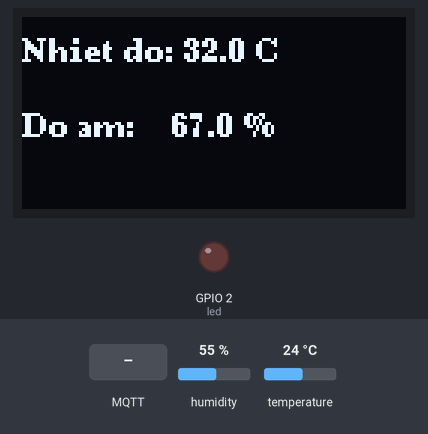
Simulated run of this program. Board: ESP32. On the bench: 128×64 one-colour display, output pins drawn as LEDs (lit = HIGH). The test bench sets the inputs (shaded band); at power-on: humidity 55 %, temperature 24 °C. WiFi joins after 1.5 s; servers stay silent unless stated; random numbers use the default seed unless the program sets one; no MQTT or app messages arrive unless stated; what the program prints to the serial monitor is not drawn.

Above: at 2.7 s.
2.8 s: MQTT message "true" arrives on the first subscribed topic
At 3.3 s:
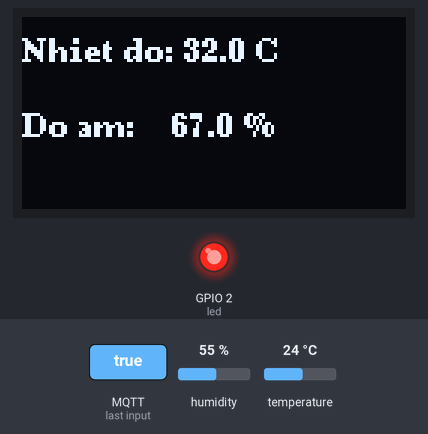
13.1 s: humidity set to 22 %
At 22.3 s:
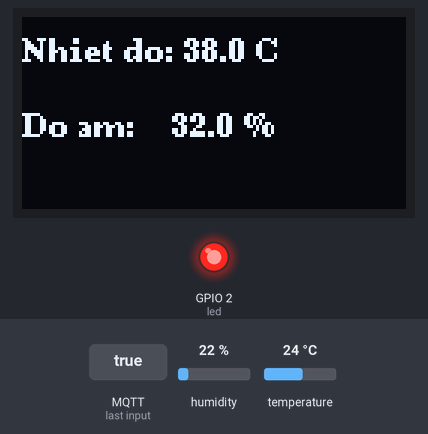
23.1 s: temperature set to 12 °C
At 32.3 s:
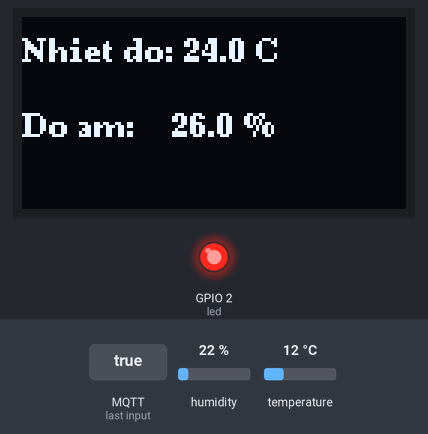
33.1 s: MQTT message "false" arrives on the first subscribed topic
At 33.5 s:
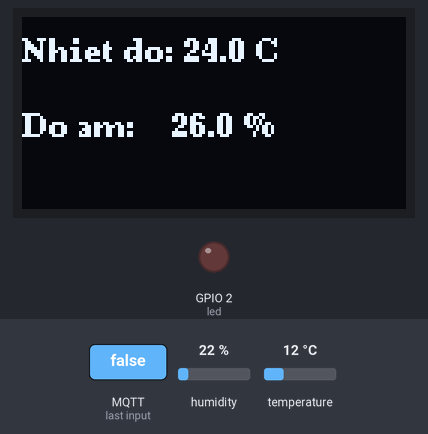
34.6 s: humidity set to 40 %
At 42.4 s:
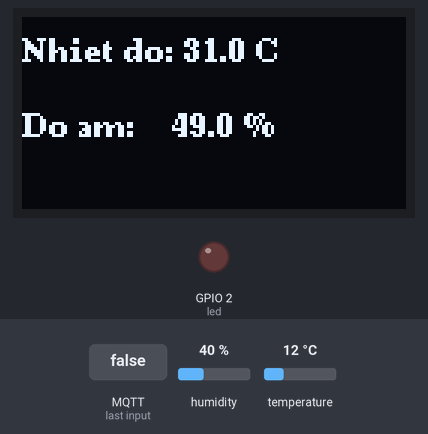
43.1 s: temperature set to 19 °C
At 52.3 s:
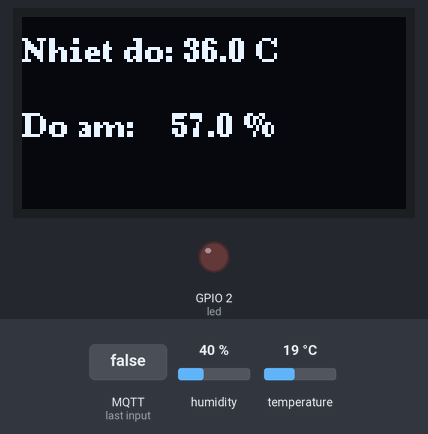
Timing chart, 0 to 53.8 s (numbered marks = the images above; inputs shaded):
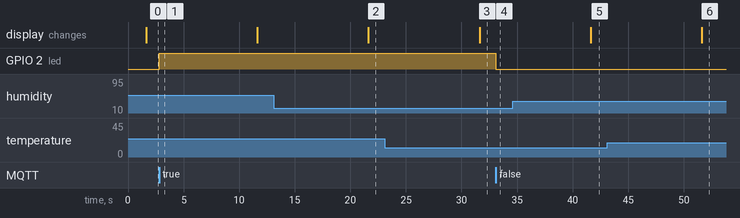

Measured:
- after the input at 2.8 s, GPIO 2 (led): LOW → HIGH at once
- after the input at 33.1 s, GPIO 2 (led): HIGH → LOW at once

The program:

main.cpp
```cpp
#include <WiFi.h>
#include <PubSubClient.h>
#include <WiFiClient.h>
#include <DHT.h>
#include <Wire.h>
#include <U8g2lib.h>
#define DHTTYPE DHT22
#define DHTPIN 14
#define led 2
#define OLED_SDA 13
#define OLED_SCL 12
U8G2_SH1106_128X64_NONAME_F_HW_I2C display (U8G2_R0, U8X8_PIN_NONE);
DHT dht(DHTPIN, DHTTYPE);
unsigned long kiemtracuoi = 0;
bool cudong = false;
const char *ssid = "Wokwi-GUEST";
const char *password = "";
const char *mqtt_server = "10.53.52.163";
const int mqtt_port = 1883;
WiFiClient espClient;
PubSubClient client(espClient);
const long thoigian = 10000;

void setup_wifi()
{
  delay(10);
  Serial.println();
  Serial.print("Dang ket noi WiFi... ");
  WiFi.begin(ssid, password);
  while (WiFi.status() != WL_CONNECTED)
  {
    delay(500);
    Serial.print(".");
  }
  Serial.println("\nWiFi da ket noi");
  Serial.print("Địa chỉ IP: ");
  Serial.println(WiFi.localIP());
}
void connectBroker()
{
  while (!client.connected())
  {
    Serial.print("Connecting to MQTT ...");
    if (client.connect("MQTT"))
    {
      Serial.println("connected");
      client.subscribe("home/light/cmd");
    }
    else
    {
      Serial.print("failed, rc=");
      Serial.print(client.state());
      Serial.println(" try again in 5 seconds");
      delay(5000);
    }
  }
}
void hienthiOled(float h, float t) {
  display.clearBuffer();

  display.setCursor(0, 15);
  display.print("Nhiet do: ");
  display.print(t, 1);
  display.print(" C");

  display.setCursor(0, 40);
  display.print("Do am:    ");
  display.print(h, 1);
  display.print(" %");

  display.sendBuffer();
}
void nhannhietdo()
{
  float h = dht.readHumidity()+random(1, 20);
  float t = dht.readTemperature()+random(1, 20);
  if (isnan(h) || isnan(t))
  {
    client.publish("home/sensor/data", "Loi doc cam bien!");
    return;
  }
  String response = "{\"nhietdo\": " + String(t) + ", \"doam\": " + String(h) + "}";
  hienthiOled(h, t);
  client.publish("home/sensor/data", response.c_str());
  Serial.println("Da phan hoi: " + response);
}

void callback(char *topic, byte *payload, unsigned int length)
{
  String incommingMessage = "";
  for (int i = 0; i < length; i++)
    incommingMessage += (char)payload[i];
  Serial.println("Massage arived [" + String(topic) + "]: " + incommingMessage);

  if (String(topic) == "home/light/cmd")
  {
    if (incommingMessage=="true")
    {
      digitalWrite(led, HIGH);
      Serial.println("Đèn: BẬT");
    }
    else if (incommingMessage=="false")
    {
      digitalWrite(led, LOW);
      Serial.println("Đèn: TẮT");
    }
  }

}
void setup()
{
  Serial.begin(9600);
  Wire.begin(OLED_SDA, OLED_SCL);
  display.begin();
  display.setFont(u8g2_font_ncenB08_tr);
  setup_wifi();
  pinMode(led, OUTPUT);
  dht.begin();
  client.setServer(mqtt_server, mqtt_port);
  client.setCallback(callback);
}

void loop()
{
  if (!client.connected())
  {
    connectBroker();
  }
  client.loop();
  unsigned long now = millis();
  if (now - kiemtracuoi >= thoigian || kiemtracuoi==0) {
    kiemtracuoi = now;
    nhannhietdo();
    Serial.println("Da gui du lieu");
  }
}
```
